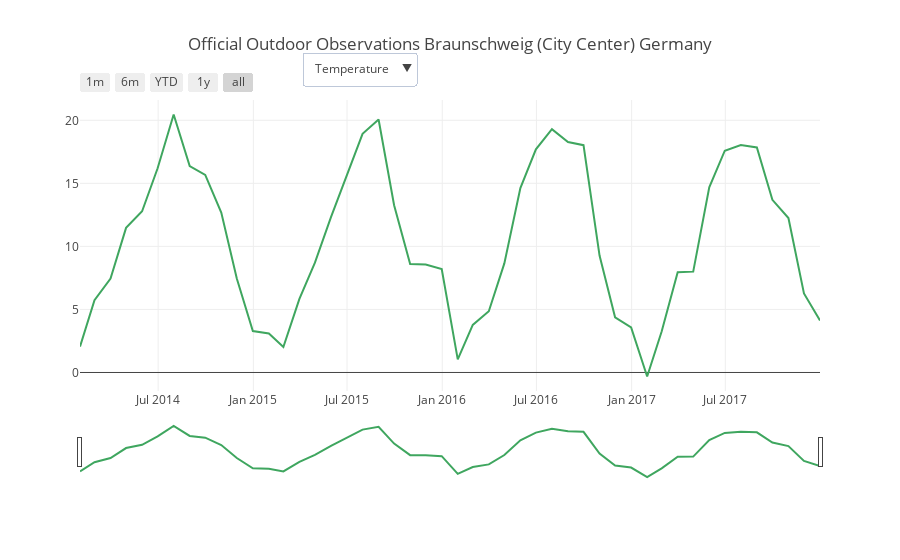

Source (notebook cell):
### Markdown cell above
### The Official Wheather Data Set

Given the gaps in the data, the residencial readingy might be problematic for further analysis. 

Deutsches Wetterdienst data set contains temperature and humidity readings in Braunschweig Germany  during the years Jan 1951- Dec 2017. A subset of from 2013 - 2017 is loaded using the deutsches_wetterdienst() script.

What can you say about the data from the Deutsches Wetterdienst?

### Code cell
df = deutsches_wetterdienst('data/produkt_tu_stunde_19510101_20171231_00662.txt')

# resample
frequency = 'M'
df = df.resample(frequency).mean().ffill()

# plot
fig = plotly_dwd(df)
plotly.offline.iplot(fig)

## TODO : remove the default years

### Figure 1 — Plotly figure (JSON) as saved in the notebook; plotly's stock layout.template omitted (floating-point values rounded to 4 significant figures)
{"data": [{"line": {"color": "#3FA65F"}, "name": "Temperature", "type": "scatter", "uid": "8a5554a1-df1e-46ba-9d0e-d4386050203b", "x": ["2014-01-31", "2014-02-28", "2014-03-31", "2014-04-30", "2014-05-31", "2014-06-30", "2014-07-31", "2014-08-31", "2014-09-30", "2014-10-31", "2014-11-30", "2014-12-31", "2015-01-31", "2015-02-28", "2015-03-31", "2015-04-30", "2015-05-31", "2015-06-30", "2015-07-31", "2015-08-31", "2015-09-30", "2015-10-31", "2015-11-30", "2015-12-31", "2016-01-31", "2016-02-29", "2016-03-31", "2016-04-30", "2016-05-31", "2016-06-30", "2016-07-31", "2016-08-31", "2016-09-30", "2016-10-31", "2016-11-30", "2016-12-31", "2017-01-31", "2017-02-28", "2017-03-31", "2017-04-30", "2017-05-31", "2017-06-30", "2017-07-31", "2017-08-31", "2017-09-30", "2017-10-31", "2017-11-30", "2017-12-31"], "y": [2.052, 5.729, 7.446, 11.47, 12.78, 16.19, 20.46, 16.37, 15.67, 12.68, 7.447, 3.285, 3.098, 2.019, 5.841, 8.707, 12.31, 15.54, 18.92, 20.07, 13.26, 8.6, 8.57, 8.196, 1.04, 3.772, 4.857, 8.653, 14.62, 17.7, 19.3, 18.28, 18.03, 9.27, 4.376, 3.58, -0.3141, 3.251, 7.95, 7.998, 14.68, 17.59, 18.04, 17.84, 13.7, 12.25, 6.265, 4.131]}], "layout": {"title": {"text": "Official Outdoor Observations Braunschweig (City Center) Germany"}, "updatemenus": [{"buttons": [{"args": [{"y": [[2.052, 5.729, 7.446, 11.47, 12.78, 16.19, 20.46, 16.37, 15.67, 12.68, 7.447, 3.285, 3.098, 2.019, 5.841, 8.707, 12.31, 15.54, 18.92, 20.07, 13.26, 8.6, 8.57, 8.196, 1.04, 3.772, 4.857, 8.653, 14.62, 17.7, 19.3, 18.28, 18.03, 9.27, 4.376, 3.58, -0.3141, 3.251, 7.95, 7.998, 14.68, 17.59, 18.04, 17.84, 13.7, 12.25, 6.265, 4.131]]}, {"title": "Temperature Official Outdoor Observations Braunschweig (City Center) Germany"}], "label": "Temperature", "method": "update"}, {"args": [{"y": [[85.23, 76.19, 76.64, 78.52, 76.48, 74.24, 70.83, 75.15, 82.9, 86.0, 86.84, 86.7, 84.24, 83.5, 76.67, 70.77, 69.26, 69.28, 70.3, 70.47, 82.51, 88.35, 83.7, 80.54, 84.89, 80.01, 76.88, 68.53, 67.72, 75.73, 70.51, 71.91, 71.15, 89.95, 86.54, 87.09, 87.11, 81.79, 74.67, 72.99, 74.49, 73.95, 75.51, 74.77, 82.05, 82.28, 86.52, 84.09]]}, {"title": "Humidity Official Outdoor Observations Braunschweig (City Center) Germany"}], "label": "Humidity", "method": "update"}], "direction": "down", "pad": {"r": 10, "t": 10}, "showactive": true, "x": 0.3, "xanchor": "left", "y": 1.2, "yanchor": "top"}], "xaxis": {"rangeselector": {"buttons": [{"count": 1, "label": "1m", "step": "month", "stepmode": "backward"}, {"count": 6, "label": "6m", "step": "month", "stepmode": "backward"}, {"count": 1, "label": "YTD", "step": "year", "stepmode": "todate"}, {"count": 1, "label": "1y", "step": "year", "stepmode": "backward"}, {"step": "all"}]}, "rangeslider": {"visible": true}, "type": "date"}}}
